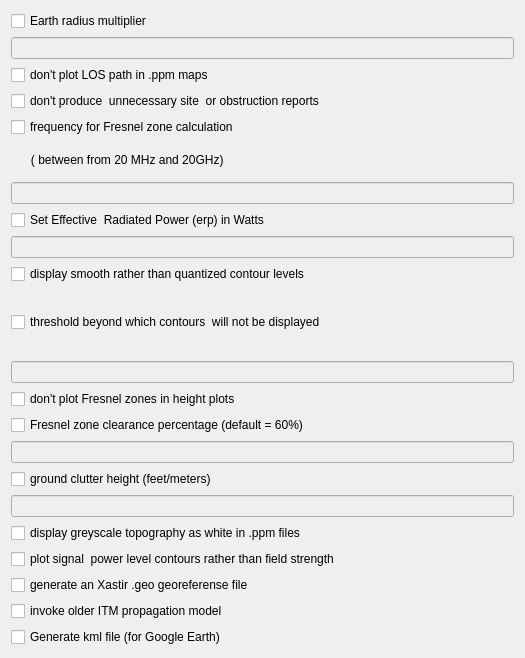
                <widget class="QWidget" name="scrollAreaWidgetContents_3">
                 <property name="geometry">
                  <rect>
                   <x>0</x>
                   <y>0</y>
                   <width>525</width>
                   <height>658</height>
                  </rect>
                 </property>
                 <layout class="QVBoxLayout" name="verticalLayout_3">
                  <item>
                   <layout class="QGridLayout" name="gridLayout_7">
                    <item row="13" column="0" colspan="2">
                     <widget class="QLineEdit" name="db">
                      <property name="enabled">
                       <bool>false</bool>
                      </property>
                     </widget>
                    </item>
                    <item row="7" column="0" colspan="2">
                     <widget class="QLineEdit" name="frequency">
                      <property name="enabled">
                       <bool>false</bool>
                      </property>
                     </widget>
                    </item>
                    <item row="11" column="0" rowspan="2" colspan="2">
                     <widget class="QCheckBox" name="db_mode">
                      <property name="text">
                       <string>threshold beyond which contours  will not be displayed</string>
                      </property>
                     </widget>
                    </item>
                    <item row="9" column="0" colspan="2">
                     <widget class="QLineEdit" name="erp">
                      <property name="enabled">
                       <bool>false</bool>
                      </property>
                     </widget>
                    </item>
                    <item row="3" column="0" colspan="2">
                     <widget class="QCheckBox" name="n_mode">
                      <property name="text">
                       <string>don't plot LOS path in .ppm maps</string>
                      </property>
                     </widget>
                    </item>
                    <item row="18" column="0" colspan="2">
                     <widget class="QLineEdit" name="gc">
                      <property name="enabled">
                       <bool>false</bool>
                      </property>
                     </widget>
                    </item>
                    <item row="20" column="0" colspan="2">
                     <widget class="QCheckBox" name="dbm_mode">
                      <property name="text">
                       <string>plot signal  power level contours rather than field strength</string>
                      </property>
                     </widget>
                    </item>
                    <item row="19" column="0" colspan="2">
                     <widget class="QCheckBox" name="ngs_mode">
                      <property name="text">
                       <string>display greyscale topography as white in .ppm files</string>
                      </property>
                     </widget>
                    </item>
                    <item row="22" column="0" colspan="2">
                     <widget class="QCheckBox" name="oldtim">
                      <property name="text">
                       <string>invoke older ITM propagation model</string>
                      </property>
                     </widget>
                    </item>
                    <item row="8" column="0" colspan="2">
                     <widget class="QCheckBox" name="erp_mode">
                      <property name="text">
                       <string>Set Effective  Radiated Power (erp) in Watts</string>
                      </property>
                     </widget>
                    </item>
                    <item row="6" column="0" colspan="2">
                     <widget class="QLabel" name="label_2">
                      <property name="text">
                       <string>      ( between from 20 MHz and 20GHz)</string>
                      </property>
                     </widget>
                    </item>
                    <item row="10" column="0" colspan="2">
                     <widget class="QCheckBox" name="sc">
                      <property name="text">
                       <string>display smooth rather than quantized contour levels</string>
                      </property>
                     </widget>
                    </item>
                    <item row="16" column="0" colspan="2">
                     <widget class="QLineEdit" name="fz">
                      <property name="enabled">
                       <bool>false</bool>
                      </property>
                     </widget>
                    </item>
                    <item row="2" column="0" colspan="2">
                     <widget class="QLineEdit" name="m_out">
                      <property name="enabled">
                       <bool>false</bool>
                      </property>
                     </widget>
                    </item>
                    <item row="1" column="0" colspan="2">
                     <widget class="QCheckBox" name="m_mode">
                      <property name="text">
                       <string>Earth radius multiplier</string>
                      </property>
                     </widget>
                    </item>
                    <item row="17" column="0" colspan="2">
                     <widget class="QCheckBox" name="gc_mode">
                      <property name="text">
                       <string>ground clutter height (feet/meters)</string>
                      </property>
                     </widget>
                    </item>
                    <item row="21" column="0" colspan="2">
                     <widget class="QCheckBox" name="geo_mode">
                      <property name="text">
                       <string>generate an Xastir .geo georeferense file </string>
                      </property>
                     </widget>
                    </item>
                    <item row="23" column="0" colspan="2">
                     <widget class="QCheckBox" name="kml">
                      <property name="text">
                       <string>Generate kml file (for Google Earth)</string>
                      </property>
                     </widget>
                    </item>
                    <item row="5" column="0" colspan="2">
                     <widget class="QCheckBox" name="frequency_mode">
                      <property name="text">
                       <string>frequency for Fresnel zone calculation </string>
                      </property>
                     </widget>
                    </item>
                    <item row="15" column="0" colspan="2">
                     <widget class="QCheckBox" name="fz_mode">
                      <property name="text">
                       <string>Fresnel zone clearance percentage (default = 60%)</string>
                      </property>
                     </widget>
                    </item>
                    <item row="14" column="0" colspan="2">
                     <widget class="QCheckBox" name="nf">
                      <property name="text">
                       <string>don't plot Fresnel zones in height plots</string>
                      </property>
                     </widget>
                    </item>
                    <item row="4" column="0" colspan="2">
                     <widget class="QCheckBox" name="N_mode">
                      <property name="text">
                       <string>don't produce  unnecessary site  or obstruction reports</string>
                      </property>
                     </widget>
                    </item>
                   </layout>
                  </item>
                 </layout>
                </widget>
